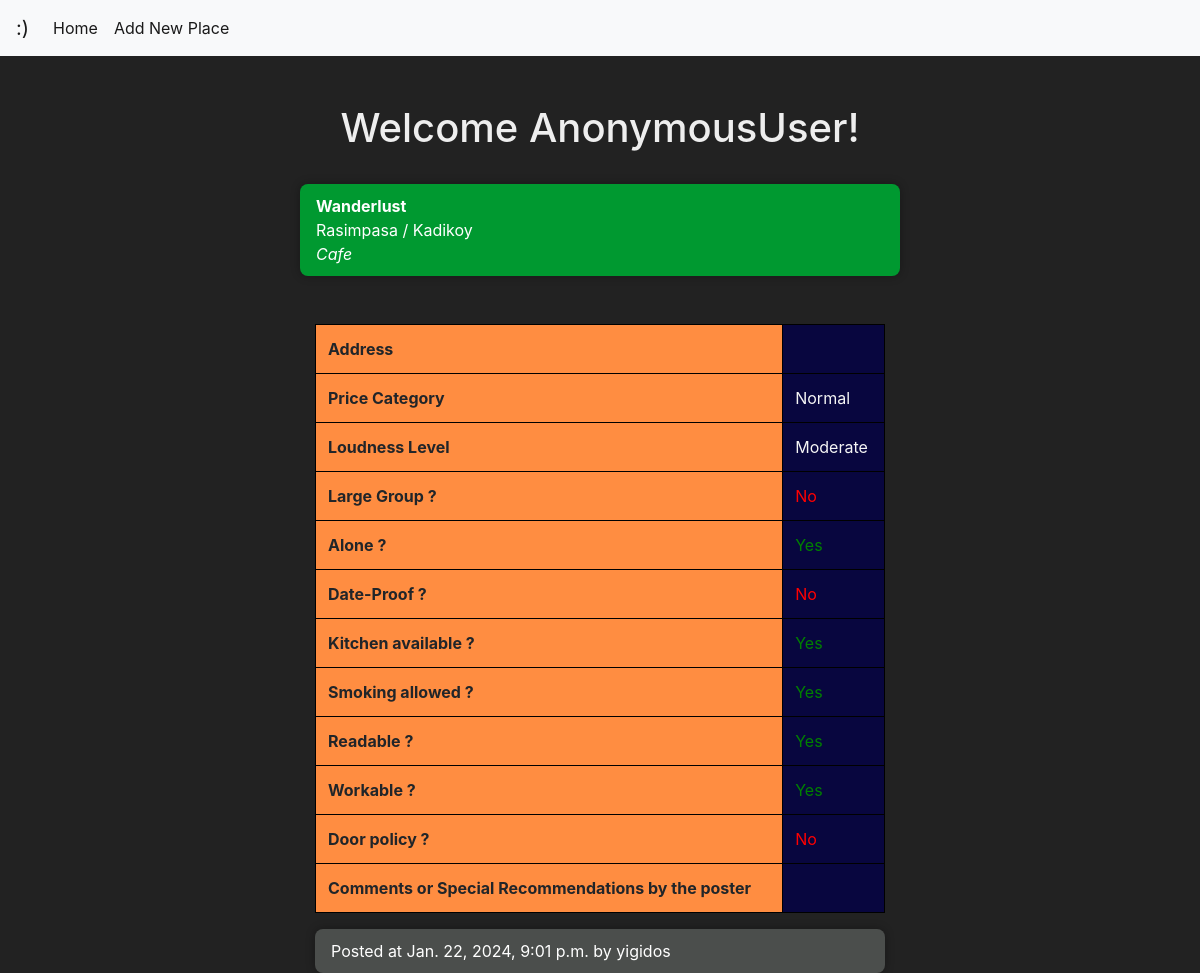
Page /wanderlust/ on the committed database.
### advisor/models.py (models this page shows, shortened)
class PlaceInfo(models.Model):
    user = models.ForeignKey(User, on_delete=models.CASCADE)
    name = models.CharField(max_length=100)
    address = models.TextField(blank=True)
    city = models.CharField(max_length=100,default='Istanbul')
    county = models.CharField(max_length=100)
    district = models.CharField(max_length=100)
    TYPE_CHOICES = [
        ('Bar', 'Bar'),
        ('Club', 'Club'),
        ('Cafe', 'Cafe'),
        ('Food', 'Food'),
    ]
    place_type = models.CharField(
        max_length=10,
        choices=TYPE_CHOICES, # You can set a default value if needed
    )
    largegroup = models.BooleanField()
    alone = models.BooleanField()
    dateable = models.BooleanField()
    PRICE_CHOICES = [
        ('Cheap', 'Cheap'),
        ('Normal', 'Normal'),
        ('Expensive', 'Expensive'),
    ]
    price_category = models.CharField(
        max_length=10,
        choices=PRICE_CHOICES,
        default='Normal',  # You can set a default value if needed
    )
    kitchen = models.BooleanField()
    smoke = models.BooleanField()
    door_policy = models.BooleanField()
    readable = models.BooleanField(default=False)
    workable = models.BooleanField(default=False)
    LOUDNESS_CHOICES = [
        ('Silent', 'Silent'),
        ('Moderate', 'Moderate'),
        ('Loud', 'Loud'),
    ]
    loudness = models.CharField(
        max_length=10,
        choices=LOUDNESS_CHOICES,
        default='Moderate',  # You can set a default value if needed
    )
    comment = models.TextField(blank=True)
    created_at = models.DateTimeField(auto_now_add=True)
    slug = models.SlugField(unique=True, blank=True)

### advisor/views.py (the view)
# urls.py: path('<slug:slug>/', advisor.place_detail, name='place_detail'),
def place_detail(request, slug):
    place = get_object_or_404(PlaceInfo, slug=slug)
    print(place.city)
    print(place.county)
    print(place.name)
    print(place.slug)
    return render(request, 'advisor/place-detail.html', {'place': place})

### advisor/templates/advisor/place-detail.html (shortened to what this page needs)
<!DOCTYPE html >
<html>
<head>
		<link rel="stylesheet" href="https://cdn.jsdelivr.net/npm/bootstrap@4.0.0/dist/css/bootstrap.min.css">
</head>
<body style="background-color: #222222;">
	{% include 'base/navbar.html' %}
	<center><h1 style="color: #eeeeee;">Welcome {{request.user}}!</h1></center>
	<br>
  <div id='content-list' hx-get="list_places">
  <div style="margin: 0 25%;">
	{% if place.place_type == 'Bar' %}
  <div style="color: white;background-color:#05008b ;" class="content">
		<b>{{ place.name }}</b><br>
		{{ place.district }} / {{ place.county }}<br>
		<em>{{ place.place_type }}</em>
  </div>
  {% elif place.place_type == 'Cafe' %}
  <div style="color: white;background-color:#009930 ;" class="content">
	<b>{{ place.name }}</b><br>
	{{ place.district }} / {{ place.county }}<br>
	<em>{{ place.place_type }}</em>
</div>
  {% elif place.place_type == 'Club' %}
  <div style="color: white;background-color:#57055e ;" class="content">
	<b>{{ place.name }}</b><br>
	{{ place.district }} / {{ place.county }}<br>
	<em>{{ place.place_type }}</em>
</div>
  {% else %}
  <div style="color: white;background-color:#8b2500 ;" class="content">
	<b>{{ place.name }}</b><br>
	{{ place.district }} / {{ place.county }}<br>
	<em>{{ place.place_type }}</em>
</div>
{% endif %}
  <br>
<div  class="container mt-4">
    <table class="table table-striped table-bordered"  id="detailTable">
        <tbody>
            <tr>
                <th>Address</th>
                <td>{{ place.address}}</td>
            </tr>
            <tr>
                <th>Price Category</th>
                <td>{{ place.price_category}}</td>
            </tr>
            <tr>
                <th>Loudness Level</th>
                <td>{{ place.loudness}}</td>
            </tr>
            <tr>
                <th>Large Group ?</th>
                <td>{% if place.large_group %} Yes {% else %} No {% endif %}</td>
            </tr>
            <tr>
                <th>Alone ?</th>
                <td>{% if place.alone %} Yes {% else %} No {% endif %}</td>
            </tr>
            <tr>
                <th>Date-Proof ?</th>
                <td>{% if place.dateable %} Yes {% else %} No {% endif %}</td>
            </tr>
            <tr>
                <th>Kitchen available ?</th>
                <td>{% if place.kitchen %} Yes {% else %} No {% endif %}</td>
            </tr>
            <tr>
                <th>Smoking allowed ?</th>
                <td>{% if place.smoke %} Yes {% else %} No {% endif %}</td>
            </tr>
            <tr>
                <th>Readable ?</th>
                <td>{% if place.readable %} Yes {% else %} No {% endif %}</td>
            </tr>
            <tr>
                <th>Workable ?</th>
                <td>{% if place.workable %} Yes {% else %} No {% endif %}</td>
            </tr>
            <tr>
                <th>Door policy ?</th>
                <td>{% if place.door_policy %} Yes {% else %} No {% endif %}</td>
            </tr>
            <tr>
                <th>Comments or Special Recommendations by the poster</th>
                <td>{{ place.comment}}</td>
            </tr>
        </tbody>
    </table>
    <div style="color: white;background-color:#4b4e4c ;" class="content">
        Posted at {{ place.created_at }} by {{place.user}}<br>
    </div>
</div>
</div>
</div>
</body>
</html>

### advisor/templates/advisor/place-detail.html (style rules this page uses)
.table-bordered { border-color: black; }
.table-bordered th, .table-bordered td { border: 1px solid black; }
th { background-color: #ff8d41; }
td { background-color: #08063f; color: whitesmoke; }
div.content { margin-left: 0px; padding: 10px 16px; max-width: 1110px; border-radius: 8px; box-shadow: 0 0 10px rgba(0, 0, 0, 0.322); }

### rows in the picture
PlaceInfo: name "Wanderlust", district "Rasimpasa", county "Kadikoy", place_type "Cafe", price_category "Normal", loudness "Moderate", created_at "Jan. 22, 2024, 9:01 p.m.", user "yigidos"

### other values in the picture
{{ request.user }} "AnonymousUser"
